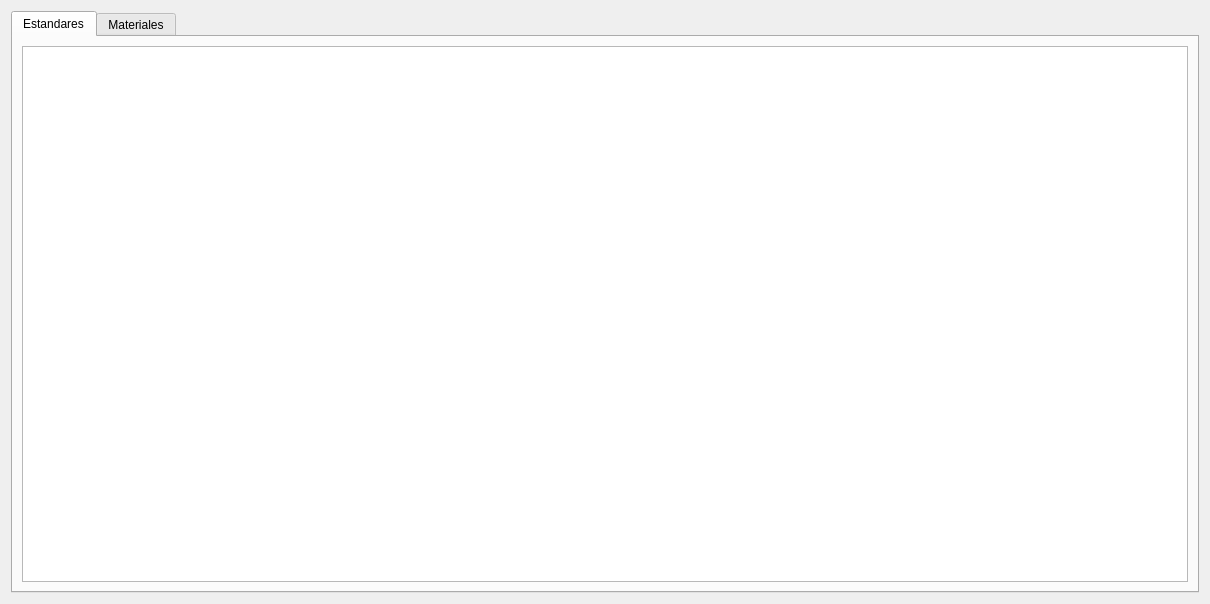
<?xml version="1.0" encoding="UTF-8"?>
<ui version="4.0">
 <class>configDBNorms</class>
 <widget class="QDialog" name="configDBNorms">
  <property name="windowModality">
   <enum>Qt::NonModal</enum>
  </property>
  <property name="geometry">
   <rect>
    <x>0</x>
    <y>0</y>
    <width>1210</width>
    <height>604</height>
   </rect>
  </property>
  <property name="windowTitle">
   <string>Configuracion Standards</string>
  </property>
  <property name="windowIcon">
   <iconset resource="Icons.qrc">
    <normaloff>:/icon/logos ezequiel2_Mesa de trabajo 1.ico</normaloff>:/icon/logos ezequiel2_Mesa de trabajo 1.ico</iconset>
  </property>
  <layout class="QGridLayout" name="gridLayout">
   <item row="0" column="0">
    <widget class="QTabWidget" name="tabStandards">
     <property name="currentIndex">
      <number>0</number>
     </property>
     <widget class="QWidget" name="tabStandard">
      <attribute name="title">
       <string>Estandares</string>
      </attribute>
      <layout class="QGridLayout" name="gridLayout_2">
       <item row="0" column="0">
        <widget class="QListWidget" name="listStandards"/>
       </item>
      </layout>
     </widget>
     <widget class="QWidget" name="tabMaterial">
      <attribute name="title">
       <string>Materiales</string>
      </attribute>
     </widget>
    </widget>
   </item>
  </layout>
 </widget>
 <resources>
  <include location="Icons.qrc"/>
 </resources>
 <connections/>
</ui>
